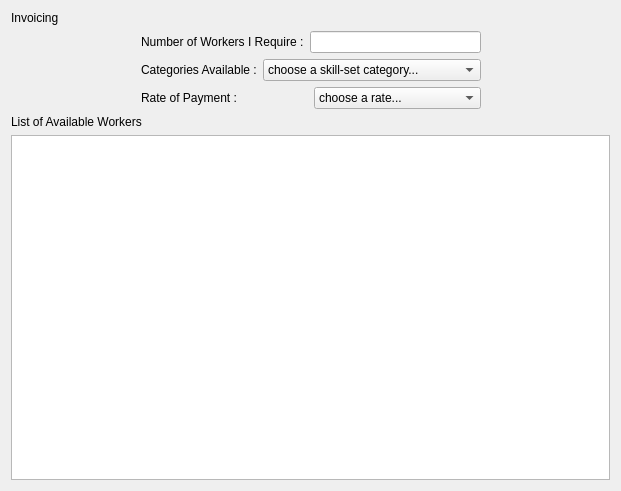
         <widget class="QWidget" name="layoutWidget_12">
          <property name="geometry">
           <rect>
            <x>720</x>
            <y>70</y>
            <width>621</width>
            <height>491</height>
           </rect>
          </property>
          <layout class="QVBoxLayout" name="verticalLayout_8">
           <item>
            <widget class="QLabel" name="label_11">
             <property name="text">
              <string>Invoicing</string>
             </property>
            </widget>
           </item>
           <item>
            <layout class="QVBoxLayout" name="verticalLayout_18">
             <item>
              <layout class="QHBoxLayout" name="horizontalLayout_8">
               <item>
                <spacer name="horizontalSpacer_16">
                 <property name="orientation">
                  <enum>Qt::Horizontal</enum>
                 </property>
                 <property name="sizeHint" stdset="0">
                  <size>
                   <width>40</width>
                   <height>20</height>
                  </size>
                 </property>
                </spacer>
               </item>
               <item>
                <layout class="QVBoxLayout" name="verticalLayout_20">
                 <item>
                  <layout class="QHBoxLayout" name="horizontalLayout_9">
                   <item>
                    <widget class="QLabel" name="label_12">
                     <property name="text">
                      <string>Number of Workers I Require :</string>
                     </property>
                     <property name="buddy">
                      <cstring>lineEdit_3</cstring>
                     </property>
                    </widget>
                   </item>
                   <item>
                    <widget class="QLineEdit" name="lineEdit_2">
                     <property name="inputMethodHints">
                      <set>Qt::ImhDigitsOnly</set>
                     </property>
                    </widget>
                   </item>
                  </layout>
                 </item>
                 <item>
                  <layout class="QHBoxLayout" name="horizontalLayout_10">
                   <item>
                    <widget class="QLabel" name="label_13">
                     <property name="text">
                      <string>Categories Available :</string>
                     </property>
                     <property name="buddy">
                      <cstring>comboBox_3</cstring>
                     </property>
                    </widget>
                   </item>
                   <item>
                    <widget class="QComboBox" name="comboBox_5">
                     <item>
                      <property name="text">
                       <string>choose a skill-set category...</string>
                      </property>
                     </item>
                     <item>
                      <property name="text">
                       <string>House Keeping</string>
                      </property>
                     </item>
                     <item>
                      <property name="text">
                       <string>Cathering Services</string>
                      </property>
                     </item>
                     <item>
                      <property name="text">
                       <string>Gaurd/Watch Personnel</string>
                      </property>
                     </item>
                     <item>
                      <property name="text">
                       <string>Property Security</string>
                      </property>
                     </item>
                     <item>
                      <property name="text">
                       <string>Personal Security</string>
                      </property>
                     </item>
                     <item>
                      <property name="text">
                       <string>Accountants</string>
                      </property>
                     </item>
                     <item>
                      <property name="text">
                       <string>Event Organizing Personnel</string>
                      </property>
                     </item>
                     <item>
                      <property name="text">
                       <string>Electric Retailers Personnel</string>
                      </property>
                     </item>
                     <item>
                      <property name="text">
                       <string>Hardware Retailers Personnel</string>
                      </property>
                     </item>
                     <item>
                      <property name="text">
                       <string>Pharmacutical Retailers Personnel</string>
                      </property>
                     </item>
                     <item>
                      <property name="text">
                       <string>Electronic Retailers Personnel</string>
                      </property>
                     </item>
                     <item>
                      <property name="text">
                       <string>Agro Retailers Personnel</string>
                      </property>
                     </item>
                     <item>
                      <property name="text">
                       <string>Automobile Retailers Personnel</string>
                      </property>
                     </item>
                    </widget>
                   </item>
                  </layout>
                 </item>
                 <item>
                  <layout class="QHBoxLayout" name="horizontalLayout_13">
                   <item>
                    <widget class="QLabel" name="label_14">
                     <property name="text">
                      <string>Rate of Payment :</string>
                     </property>
                     <property name="buddy">
                      <cstring>comboBox_4</cstring>
                     </property>
                    </widget>
                   </item>
                   <item>
                    <widget class="QComboBox" name="comboBox_6">
                     <item>
                      <property name="text">
                       <string>choose a rate...</string>
                      </property>
                     </item>
                     <item>
                      <property name="text">
                       <string>per Hour</string>
                      </property>
                     </item>
                     <item>
                      <property name="text">
                       <string>per Day</string>
                      </property>
                     </item>
                     <item>
                      <property name="text">
                       <string>per Week</string>
                      </property>
                     </item>
                     <item>
                      <property name="text">
                       <string>per Month</string>
                      </property>
                     </item>
                    </widget>
                   </item>
                  </layout>
                 </item>
                </layout>
               </item>
               <item>
                <spacer name="horizontalSpacer_17">
                 <property name="orientation">
                  <enum>Qt::Horizontal</enum>
                 </property>
                 <property name="sizeHint" stdset="0">
                  <size>
                   <width>40</width>
                   <height>20</height>
                  </size>
                 </property>
                </spacer>
               </item>
              </layout>
             </item>
             <item>
              <layout class="QVBoxLayout" name="verticalLayout_21">
               <item>
                <widget class="QLabel" name="label_15">
                 <property name="text">
                  <string>List of Available Workers</string>
                 </property>
                 <property name="buddy">
                  <cstring>listView</cstring>
                 </property>
                </widget>
               </item>
               <item>
                <widget class="QListView" name="listView_2"/>
               </item>
              </layout>
             </item>
            </layout>
           </item>
          </layout>
         </widget>
